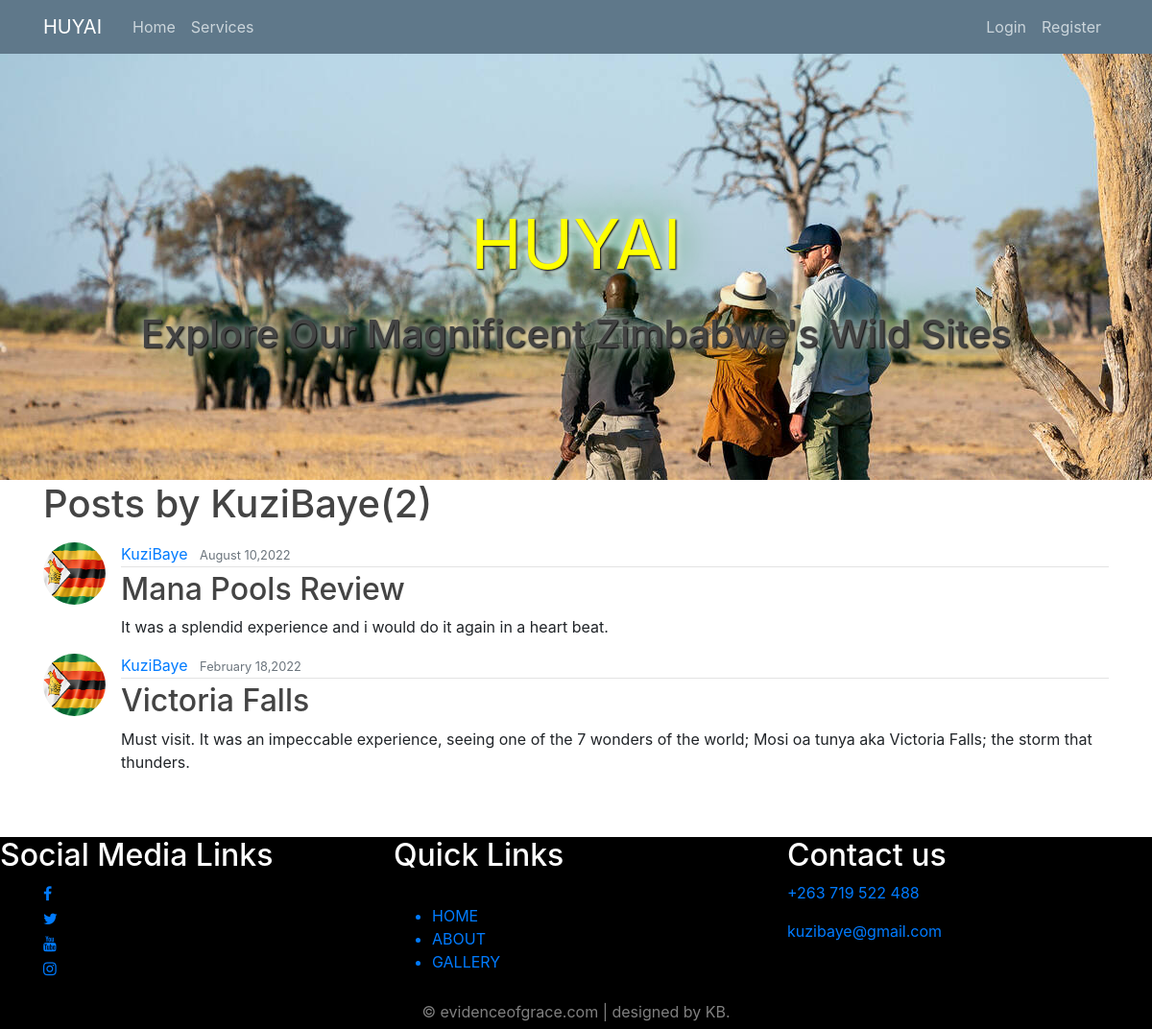
Screenshot of /user/KuziBaye/ with the database file from the repository.
### blog/models.py (models this page shows, shortened)
class Post(models.Model):
	title = models.CharField(max_length=100)
	content = models.TextField()
	date_posted = models.DateTimeField(default=timezone.now)
	author = models.ForeignKey(User, on_delete=models.CASCADE)
	'''the difference between reverse and redirect is that reverse returns the url as a string and lets
	the urls.py redirect it, while redirect will send us to a specific url'''

### users/models.py (models this page shows, shortened)
class Profile(models.Model):
	user = models.OneToOneField(User, on_delete=models.CASCADE)
	image = models.ImageField(default='default.jpg', upload_to='profile_pics')

### blog/views.py (the view)
# urls.py: path('user/<str:username>/', UserPostListView.as_view(), name='user-posts'),
class UserPostListView(ListView):
	model = Post
	template_name = 'blog/user_posts.html' #<app>/<model>_<viewtype>.html
	context_object_name = 'posts'
	paginate_by = 3
	def get_queryset(self):
		user = get_object_or_404(User, username=self.kwargs.get('username'))
		return Post.objects.filter(author=user).order_by('-date_posted')

### blog/templates/blog/user_posts.html (shortened to what this page needs)
{% extends 'blog/base.html' %}
{% block content %}
	<h1 class="mb-3">Posts by {{ view.kwargs.username }}({{ page_obj.paginator.count }})</h1>
	{% for post in posts %}
		<article class="media content-section">
			<img class="rounded-circle article-img" src="{{ post.author.profile.image.url }}">
  			<div class="media-body">
    			<div class="article-metadata">
      				<a class="mr-2" href="{% url 'user-posts' post.author.username %}">{{ post.author }}</a>
      				<small class="text-muted">{{ post.date_posted|date:"F d,Y" }}</small>
    			</div>
    			<h2><a class="article-title" href="{% url 'post-detail' post.id %}">{{ post.title }}</a></h2>
    			<p class="article-content">{{ post.content }}</p>
  			</div>
		</article>
	{% endfor %}
{% endblock content %}

### blog/static/blog/main.css (style rules this page uses)
h1, h2, h3, h4, h5, h6 { color: #444444; }
.article-title { color: #444444; }
.article-content { white-space: pre-line; }
.article-img { height: 65px; width: 65px; margin-right: 16px; }
.article-metadata { padding-bottom: 1px; margin-bottom: 4px; border-bottom: 1px solid #e3e3e3 }

### rows the page displays
Post: author.profile.image (picture), author "KuziBaye", date_posted "August 10,2022", title "Mana Pools Review", content "It was a splendid experience and i would do it again in a heart beat."
Post: author.profile.image (picture), author "KuziBaye", date_posted "February 18,2022", title "Victoria Falls", content "Must visit. It was an impeccable experience, seeing one of the 7 wonders of the world; Mosi oa tunya aka Victoria Falls; the storm that thunders."

### other values shown
{{ view.kwargs.username }} "KuziBaye"
{{ page_obj.paginator.count }} "2"
